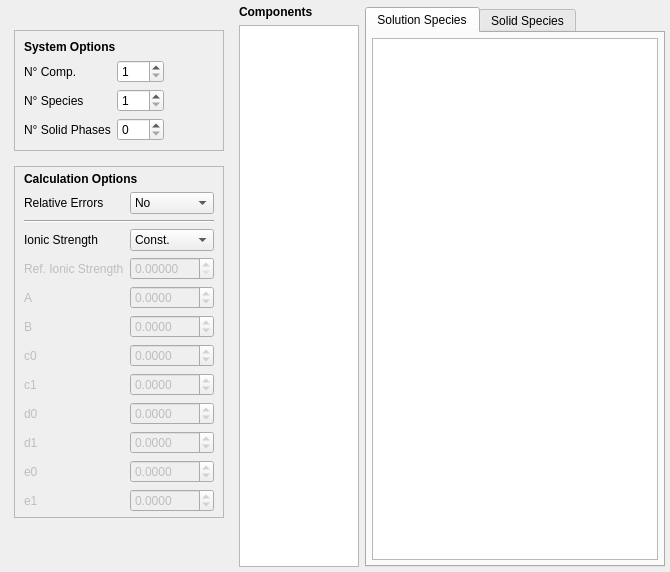
      <widget class="QWidget" name="Species">
       <property name="layoutDirection">
        <enum>Qt::LeftToRight</enum>
       </property>
       <attribute name="title">
        <string>Species</string>
       </attribute>
       <layout class="QHBoxLayout" name="horizontalLayout" stretch="1,2,5">
        <property name="sizeConstraint">
         <enum>QLayout::SetDefaultConstraint</enum>
        </property>
        <property name="leftMargin">
         <number>5</number>
        </property>
        <property name="topMargin">
         <number>5</number>
        </property>
        <property name="rightMargin">
         <number>5</number>
        </property>
        <property name="bottomMargin">
         <number>5</number>
        </property>
        <item>
         <widget class="QWidget" name="widget_7" native="true">
          <property name="enabled">
           <bool>true</bool>
          </property>
          <property name="sizePolicy">
           <sizepolicy hsizetype="Minimum" vsizetype="Minimum">
            <horstretch>0</horstretch>
            <verstretch>0</verstretch>
           </sizepolicy>
          </property>
          <layout class="QVBoxLayout" name="verticalLayout_6">
           <property name="spacing">
            <number>15</number>
           </property>
           <property name="topMargin">
            <number>25</number>
           </property>
           <item>
            <widget class="QFrame" name="frame_9">
             <property name="sizePolicy">
              <sizepolicy hsizetype="Minimum" vsizetype="Fixed">
               <horstretch>0</horstretch>
               <verstretch>0</verstretch>
              </sizepolicy>
             </property>
             <property name="frameShape">
              <enum>QFrame::StyledPanel</enum>
             </property>
             <layout class="QFormLayout" name="formLayout_5">
              <property name="horizontalSpacing">
               <number>6</number>
              </property>
              <property name="topMargin">
               <number>9</number>
              </property>
              <property name="rightMargin">
               <number>5</number>
              </property>
              <property name="bottomMargin">
               <number>9</number>
              </property>
              <item row="0" column="0" colspan="2">
               <widget class="QLabel" name="sys_opt_label">
                <property name="text">
                 <string>&lt;html&gt;&lt;head/&gt;&lt;body&gt;&lt;p&gt;&lt;span style=&quot; font-weight:600;&quot;&gt;System Options&lt;/span&gt;&lt;/p&gt;&lt;/body&gt;&lt;/html&gt;</string>
                </property>
               </widget>
              </item>
              <item row="1" column="0">
               <widget class="QLabel" name="comp_label">
                <property name="sizePolicy">
                 <sizepolicy hsizetype="Maximum" vsizetype="Preferred">
                  <horstretch>0</horstretch>
                  <verstretch>0</verstretch>
                 </sizepolicy>
                </property>
                <property name="text">
                 <string>N° Comp.</string>
                </property>
               </widget>
              </item>
              <item row="2" column="0">
               <widget class="QLabel" name="species_label">
                <property name="sizePolicy">
                 <sizepolicy hsizetype="Maximum" vsizetype="Preferred">
                  <horstretch>0</horstretch>
                  <verstretch>0</verstretch>
                 </sizepolicy>
                </property>
                <property name="text">
                 <string>N° Species</string>
                </property>
               </widget>
              </item>
              <item row="3" column="0">
               <widget class="QLabel" name="phases_label">
                <property name="sizePolicy">
                 <sizepolicy hsizetype="Maximum" vsizetype="Preferred">
                  <horstretch>0</horstretch>
                  <verstretch>0</verstretch>
                 </sizepolicy>
                </property>
                <property name="text">
                 <string>N° Solid Phases</string>
                </property>
               </widget>
              </item>
              <item row="3" column="1">
               <widget class="QSpinBox" name="numPhases">
                <property name="sizePolicy">
                 <sizepolicy hsizetype="Maximum" vsizetype="Fixed">
                  <horstretch>0</horstretch>
                  <verstretch>0</verstretch>
                 </sizepolicy>
                </property>
                <property name="statusTip">
                 <string>Number of solid phases to be considered.</string>
                </property>
                <property name="minimum">
                 <number>0</number>
                </property>
                <property name="maximum">
                 <number>999</number>
                </property>
                <property name="value">
                 <number>0</number>
                </property>
               </widget>
              </item>
              <item row="1" column="1">
               <widget class="QSpinBox" name="numComp">
                <property name="sizePolicy">
                 <sizepolicy hsizetype="Maximum" vsizetype="Fixed">
                  <horstretch>0</horstretch>
                  <verstretch>0</verstretch>
                 </sizepolicy>
                </property>
                <property name="statusTip">
                 <string>Number of components present.</string>
                </property>
                <property name="minimum">
                 <number>1</number>
                </property>
                <property name="maximum">
                 <number>999</number>
                </property>
               </widget>
              </item>
              <item row="2" column="1">
               <widget class="QSpinBox" name="numSpecies">
                <property name="sizePolicy">
                 <sizepolicy hsizetype="Maximum" vsizetype="Fixed">
                  <horstretch>0</horstretch>
                  <verstretch>0</verstretch>
                 </sizepolicy>
                </property>
                <property name="statusTip">
                 <string>Number of species to be considered.</string>
                </property>
                <property name="minimum">
                 <number>1</number>
                </property>
                <property name="maximum">
                 <number>999</number>
                </property>
               </widget>
              </item>
             </layout>
            </widget>
           </item>
           <item>
            <widget class="QFrame" name="frame_5">
             <property name="sizePolicy">
              <sizepolicy hsizetype="Minimum" vsizetype="Maximum">
               <horstretch>0</horstretch>
               <verstretch>0</verstretch>
              </sizepolicy>
             </property>
             <property name="frameShape">
              <enum>QFrame::StyledPanel</enum>
             </property>
             <property name="frameShadow">
              <enum>QFrame::Sunken</enum>
             </property>
             <layout class="QHBoxLayout" name="horizontalLayout_6">
              <property name="spacing">
               <number>0</number>
              </property>
              <property name="leftMargin">
               <number>0</number>
              </property>
              <property name="topMargin">
               <number>0</number>
              </property>
              <property name="rightMargin">
               <number>0</number>
              </property>
              <property name="bottomMargin">
               <number>0</number>
              </property>
              <item>
               <widget class="QWidget" name="widget_8" native="true">
                <property name="sizePolicy">
                 <sizepolicy hsizetype="Minimum" vsizetype="Fixed">
                  <horstretch>0</horstretch>
                  <verstretch>0</verstretch>
                 </sizepolicy>
                </property>
                <layout class="QFormLayout" name="formLayout_3">
                 <property name="sizeConstraint">
                  <enum>QLayout::SetFixedSize</enum>
                 </property>
                 <property name="fieldGrowthPolicy">
                  <enum>QFormLayout::AllNonFixedFieldsGrow</enum>
                 </property>
                 <property name="topMargin">
                  <number>5</number>
                 </property>
                 <property name="bottomMargin">
                  <number>5</number>
                 </property>
                 <item row="0" column="0" colspan="2">
                  <widget class="QLabel" name="calc_opt_label">
                   <property name="sizePolicy">
                    <sizepolicy hsizetype="Preferred" vsizetype="Maximum">
                     <horstretch>0</horstretch>
                     <verstretch>0</verstretch>
                    </sizepolicy>
                   </property>
                   <property name="text">
                    <string>&lt;html&gt;&lt;head/&gt;&lt;body&gt;&lt;p&gt;&lt;span style=&quot; font-weight:600;&quot;&gt;Calculation Options&lt;/span&gt;&lt;/p&gt;&lt;/body&gt;&lt;/html&gt;</string>
                   </property>
                  </widget>
                 </item>
                 <item row="3" column="0">
                  <widget class="QLabel" name="imode_label">
                   <property name="text">
                    <string>Ionic Strength</string>
                   </property>
                  </widget>
                 </item>
                 <item row="3" column="1">
                  <widget class="QComboBox" name="imode">
                   <property name="sizePolicy">
                    <sizepolicy hsizetype="Minimum" vsizetype="Fixed">
                     <horstretch>0</horstretch>
                     <verstretch>0</verstretch>
                    </sizepolicy>
                   </property>
                   <property name="statusTip">
                    <string>Constant/variable ionic strength.</string>
                   </property>
                   <item>
                    <property name="text">
                     <string>Const.</string>
                    </property>
                   </item>
                   <item>
                    <property name="text">
                     <string>Var.</string>
                    </property>
                   </item>
                  </widget>
                 </item>
                 <item row="4" column="0">
                  <widget class="QLabel" name="refIonicStr_label">
                   <property name="enabled">
                    <bool>false</bool>
                   </property>
                   <property name="text">
                    <string>Ref. Ionic Strength</string>
                   </property>
                  </widget>
                 </item>
                 <item row="4" column="1">
                  <widget class="QDoubleSpinBox" name="refIonicStr">
                   <property name="enabled">
                    <bool>false</bool>
                   </property>
                   <property name="statusTip">
                    <string>Reference Ionic Strength to be used (if no other ionic strengths are being explicited).</string>
                   </property>
                   <property name="decimals">
                    <number>5</number>
                   </property>
                   <property name="maximum">
                    <double>999.000000000000000</double>
                   </property>
                   <property name="singleStep">
                    <double>0.050000000000000</double>
                   </property>
                  </widget>
                 </item>
                 <item row="2" column="0" colspan="2">
                  <widget class="Line" name="line">
                   <property name="orientation">
                    <enum>Qt::Horizontal</enum>
                   </property>
                  </widget>
                 </item>
                 <item row="1" column="0">
                  <widget class="QLabel" name="relErrorMode_label">
                   <property name="text">
                    <string>Relative Errors</string>
                   </property>
                  </widget>
                 </item>
                 <item row="1" column="1">
                  <widget class="QComboBox" name="relErrorMode">
                   <property name="currentIndex">
                    <number>1</number>
                   </property>
                   <item>
                    <property name="text">
                     <string>Yes</string>
                    </property>
                   </item>
                   <item>
                    <property name="text">
                     <string>No</string>
                    </property>
                   </item>
                  </widget>
                 </item>
                 <item row="11" column="0">
                  <widget class="QLabel" name="e0_label">
                   <property name="enabled">
                    <bool>false</bool>
                   </property>
                   <property name="text">
                    <string>e0</string>
                   </property>
                  </widget>
                 </item>
                 <item row="5" column="0">
                  <widget class="QLabel" name="A_label">
                   <property name="enabled">
                    <bool>false</bool>
                   </property>
                   <property name="text">
                    <string>A</string>
                   </property>
                  </widget>
                 </item>
                 <item row="5" column="1">
                  <widget class="QDoubleSpinBox" name="A">
                   <property name="enabled">
                    <bool>false</bool>
                   </property>
                   <property name="statusTip">
                    <string>&quot;A&quot; term of the Debye-Hückel equation.</string>
                   </property>
                   <property name="decimals">
                    <number>4</number>
                   </property>
                   <property name="minimum">
                    <double>-999.000000000000000</double>
                   </property>
                   <property name="maximum">
                    <double>999.000000000000000</double>
                   </property>
                   <property name="singleStep">
                    <double>0.050000000000000</double>
                   </property>
                  </widget>
                 </item>
                 <item row="6" column="0">
                  <widget class="QLabel" name="B_label">
                   <property name="enabled">
                    <bool>false</bool>
                   </property>
                   <property name="text">
                    <string>B</string>
                   </property>
                  </widget>
                 </item>
                 <item row="6" column="1">
                  <widget class="QDoubleSpinBox" name="B">
                   <property name="enabled">
                    <bool>false</bool>
                   </property>
                   <property name="statusTip">
                    <string>&quot;B&quot; term of the Debye-Hückel equation.</string>
                   </property>
                   <property name="decimals">
                    <number>4</number>
                   </property>
                   <property name="minimum">
                    <double>-999.000000000000000</double>
                   </property>
                   <property name="maximum">
                    <double>999.000000000000000</double>
                   </property>
                   <property name="singleStep">
                    <double>0.050000000000000</double>
                   </property>
                  </widget>
                 </item>
                 <item row="7" column="0">
                  <widget class="QLabel" name="c0_label">
                   <property name="enabled">
                    <bool>false</bool>
                   </property>
                   <property name="text">
                    <string>c0</string>
                   </property>
                  </widget>
                 </item>
                 <item row="7" column="1">
                  <widget class="QDoubleSpinBox" name="c0">
                   <property name="enabled">
                    <bool>false</bool>
                   </property>
                   <property name="statusTip">
                    <string>&quot;c0&quot; term of the Debye-Hückel equation.</string>
                   </property>
                   <property name="decimals">
                    <number>4</number>
                   </property>
                   <property name="minimum">
                    <double>-999.000000000000000</double>
                   </property>
                   <property name="maximum">
                    <double>999.000000000000000</double>
                   </property>
                   <property name="singleStep">
                    <double>0.050000000000000</double>
                   </property>
                  </widget>
                 </item>
                 <item row="8" column="0">
                  <widget class="QLabel" name="c1_label">
                   <property name="enabled">
                    <bool>false</bool>
                   </property>
                   <property name="text">
                    <string>c1</string>
                   </property>
                  </widget>
                 </item>
                 <item row="8" column="1">
                  <widget class="QDoubleSpinBox" name="c1">
                   <property name="enabled">
                    <bool>false</bool>
                   </property>
                   <property name="statusTip">
                    <string>&quot;c1&quot; term of the Debye-Hückel equation.</string>
                   </property>
                   <property name="decimals">
                    <number>4</number>
                   </property>
                   <property name="minimum">
                    <double>-999.000000000000000</double>
                   </property>
                   <property name="maximum">
                    <double>999.000000000000000</double>
                   </property>
                   <property name="singleStep">
                    <double>0.050000000000000</double>
                   </property>
                  </widget>
                 </item>
                 <item row="9" column="1">
                  <widget class="QDoubleSpinBox" name="d0">
                   <property name="enabled">
                    <bool>false</bool>
                   </property>
                   <property name="statusTip">
                    <string>&quot;d0&quot; term of the Debye-Hückel equation.</string>
                   </property>
                   <property name="decimals">
                    <number>4</number>
                   </property>
                   <property name="minimum">
                    <double>-999.000000000000000</double>
                   </property>
                   <property name="maximum">
                    <double>999.000000000000000</double>
                   </property>
                   <property name="singleStep">
                    <double>0.050000000000000</double>
                   </property>
                  </widget>
                 </item>
                 <item row="9" column="0">
                  <widget class="QLabel" name="d0_label">
                   <property name="enabled">
                    <bool>false</bool>
                   </property>
                   <property name="text">
                    <string>d0</string>
                   </property>
                  </widget>
                 </item>
                 <item row="10" column="0">
                  <widget class="QLabel" name="d1_label">
                   <property name="enabled">
                    <bool>false</bool>
                   </property>
                   <property name="text">
                    <string>d1</string>
                   </property>
                  </widget>
                 </item>
                 <item row="10" column="1">
                  <widget class="QDoubleSpinBox" name="d1">
                   <property name="enabled">
                    <bool>false</bool>
                   </property>
                   <property name="statusTip">
                    <string>&quot;d1&quot; term of the Debye-Hückel equation.</string>
                   </property>
                   <property name="decimals">
                    <number>4</number>
                   </property>
                   <property name="minimum">
                    <double>-999.000000000000000</double>
                   </property>
                   <property name="maximum">
                    <double>999.000000000000000</double>
                   </property>
                   <property name="singleStep">
                    <double>0.050000000000000</double>
                   </property>
                  </widget>
                 </item>
                 <item row="11" column="1">
                  <widget class="QDoubleSpinBox" name="e0">
                   <property name="enabled">
                    <bool>false</bool>
                   </property>
                   <property name="statusTip">
                    <string>&quot;e0&quot; term of the Debye-Hückel equation.</string>
                   </property>
                   <property name="decimals">
                    <number>4</number>
                   </property>
                   <property name="minimum">
                    <double>-999.000000000000000</double>
                   </property>
                   <property name="maximum">
                    <double>999.000000000000000</double>
                   </property>
                   <property name="singleStep">
                    <double>0.050000000000000</double>
                   </property>
                  </widget>
                 </item>
                 <item row="12" column="0">
                  <widget class="QLabel" name="e1_label">
                   <property name="enabled">
                    <bool>false</bool>
                   </property>
                   <property name="text">
                    <string>e1</string>
                   </property>
                  </widget>
                 </item>
                 <item row="12" column="1">
                  <widget class="QDoubleSpinBox" name="e1">
                   <property name="enabled">
                    <bool>false</bool>
                   </property>
                   <property name="statusTip">
                    <string>&quot;e1&quot; term of the Debye-Hückel equation.</string>
                   </property>
                   <property name="decimals">
                    <number>4</number>
                   </property>
                   <property name="minimum">
                    <double>-999.000000000000000</double>
                   </property>
                   <property name="maximum">
                    <double>999.000000000000000</double>
                   </property>
                   <property name="singleStep">
                    <double>0.050000000000000</double>
                   </property>
                  </widget>
                 </item>
                </layout>
               </widget>
              </item>
             </layout>
            </widget>
           </item>
           <item>
            <spacer name="verticalSpacer">
             <property name="orientation">
              <enum>Qt::Vertical</enum>
             </property>
             <property name="sizeHint" stdset="0">
              <size>
               <width>20</width>
               <height>40</height>
              </size>
             </property>
            </spacer>
           </item>
          </layout>
         </widget>
        </item>
        <item>
         <widget class="QWidget" name="widget_6" native="true">
          <property name="sizePolicy">
           <sizepolicy hsizetype="Maximum" vsizetype="Preferred">
            <horstretch>0</horstretch>
            <verstretch>0</verstretch>
           </sizepolicy>
          </property>
          <layout class="QVBoxLayout" name="verticalLayout_8">
           <property name="leftMargin">
            <number>0</number>
           </property>
           <property name="topMargin">
            <number>0</number>
           </property>
           <property name="rightMargin">
            <number>0</number>
           </property>
           <property name="bottomMargin">
            <number>0</number>
           </property>
           <item>
            <widget class="QLabel" name="tab_comp_label">
             <property name="sizePolicy">
              <sizepolicy hsizetype="Maximum" vsizetype="Preferred">
               <horstretch>0</horstretch>
               <verstretch>0</verstretch>
              </sizepolicy>
             </property>
             <property name="text">
              <string>&lt;html&gt;&lt;head/&gt;&lt;body&gt;&lt;p&gt;&lt;span style=&quot; font-weight:600;&quot;&gt;Components&lt;/span&gt;&lt;/p&gt;&lt;/body&gt;&lt;/html&gt;</string>
             </property>
            </widget>
           </item>
           <item>
            <widget class="QTableView" name="compView">
             <property name="sizePolicy">
              <sizepolicy hsizetype="Maximum" vsizetype="Expanding">
               <horstretch>0</horstretch>
               <verstretch>0</verstretch>
              </sizepolicy>
             </property>
             <property name="maximumSize">
              <size>
               <width>150</width>
               <height>16777215</height>
              </size>
             </property>
             <property name="frameShape">
              <enum>QFrame::StyledPanel</enum>
             </property>
             <property name="sizeAdjustPolicy">
              <enum>QAbstractScrollArea::AdjustIgnored</enum>
             </property>
             <property name="editTriggers">
              <set>QAbstractItemView::AnyKeyPressed|QAbstractItemView::DoubleClicked|QAbstractItemView::EditKeyPressed|QAbstractItemView::SelectedClicked</set>
             </property>
             <attribute name="verticalHeaderVisible">
              <bool>false</bool>
             </attribute>
            </widget>
           </item>
          </layout>
         </widget>
        </item>
        <item>
         <widget class="QWidget" name="widget_2" native="true">
          <layout class="QVBoxLayout" name="verticalLayout" stretch="0">
           <property name="leftMargin">
            <number>0</number>
           </property>
           <property name="topMargin">
            <number>2</number>
           </property>
           <property name="rightMargin">
            <number>0</number>
           </property>
           <property name="bottomMargin">
            <number>0</number>
           </property>
           <item>
            <widget class="QTabWidget" name="tabWidget_2">
             <property name="tabPosition">
              <enum>QTabWidget::North</enum>
             </property>
             <property name="tabShape">
              <enum>QTabWidget::Rounded</enum>
             </property>
             <property name="currentIndex">
              <number>0</number>
             </property>
             <property name="usesScrollButtons">
              <bool>false</bool>
             </property>
             <property name="tabBarAutoHide">
              <bool>false</bool>
             </property>
             <widget class="QWidget" name="species">
              <attribute name="icon">
               <iconset resource="../../resources/base/resources.qrc">
                <normaloff>:/icons/flask.png</normaloff>:/icons/flask.png</iconset>
              </attribute>
              <attribute name="title">
               <string>Solution Species</string>
              </attribute>
              <layout class="QVBoxLayout" name="verticalLayout_3">
               <property name="spacing">
                <number>0</number>
               </property>
               <property name="leftMargin">
                <number>5</number>
               </property>
               <property name="topMargin">
                <number>5</number>
               </property>
               <property name="rightMargin">
                <number>5</number>
               </property>
               <property name="bottomMargin">
                <number>5</number>
               </property>
               <item>
                <widget class="QTableView" name="speciesView">
                 <property name="sizeAdjustPolicy">
                  <enum>QAbstractScrollArea::AdjustIgnored</enum>
                 </property>
                 <property name="editTriggers">
                  <set>QAbstractItemView::AllEditTriggers</set>
                 </property>
                 <property name="showDropIndicator" stdset="0">
                  <bool>false</bool>
                 </property>
                 <attribute name="horizontalHeaderCascadingSectionResizes">
                  <bool>true</bool>
                 </attribute>
                </widget>
               </item>
              </layout>
             </widget>
             <widget class="QWidget" name="solidspecies">
              <attribute name="icon">
               <iconset resource="../../resources/base/resources.qrc">
                <normaloff>:/icons/beaker-empty.png</normaloff>:/icons/beaker-empty.png</iconset>
              </attribute>
              <attribute name="title">
               <string>Solid Species</string>
              </attribute>
              <layout class="QVBoxLayout" name="verticalLayout_12">
               <property name="spacing">
                <number>0</number>
               </property>
               <property name="leftMargin">
                <number>5</number>
               </property>
               <property name="topMargin">
                <number>5</number>
               </property>
               <property name="rightMargin">
                <number>5</number>
               </property>
               <property name="bottomMargin">
                <number>5</number>
               </property>
               <item>
                <widget class="QTableView" name="solidSpeciesView">
                 <property name="sizeAdjustPolicy">
                  <enum>QAbstractScrollArea::AdjustIgnored</enum>
                 </property>
                 <attribute name="horizontalHeaderCascadingSectionResizes">
                  <bool>true</bool>
                 </attribute>
                </widget>
               </item>
              </layout>
             </widget>
            </widget>
           </item>
          </layout>
         </widget>
        </item>
       </layout>
      </widget>
